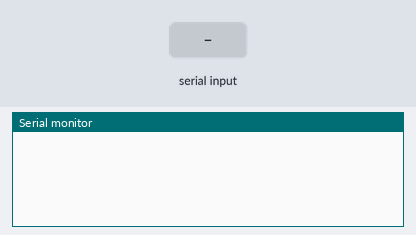
Recording of a sketch running on a simulated Arduino Uno, built with avr-gcc and run on an emulated ATmega328P. Shown: the last lines printed to the serial monitor. Inputs (shaded band) come from the test bench.

Above: at 1.2 s.
1.3 s: "1" received over Serial
At 2.1 s:
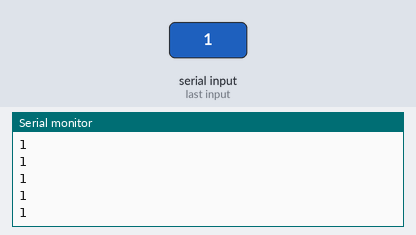
3.2 s: "0" received over Serial
At 4.1 s:
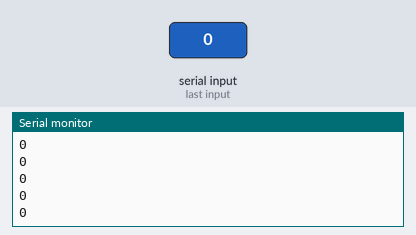
4.7 s: "2" received over Serial
At 5.6 s:
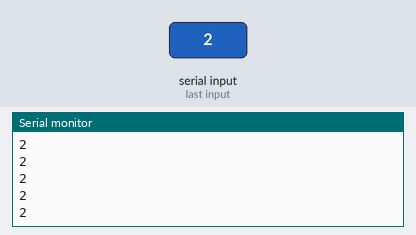
Timing chart, 0 to 7.7 s (numbered marks = the images above; inputs shaded):
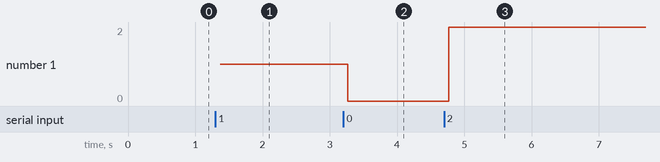

Measured:
- after the input at 1.3 s, the serial monitor: prints a new line after 0.07 s (image 1)
- after the input at 3.2 s, the serial monitor: prints a new line after 0.07 s (image 2)
- after the input at 4.7 s, the serial monitor: prints a new line after 0.07 s (image 3)
- plotted number 1: 1 → 0 after the input at 3.2 s, 0 → 2 after the input at 4.7 s

The sketch:

Blink_with_seiral_command.ino
```cpp
String str = "";
uint8_t byteFromSerial;
void setup() {
  Serial.begin(9600);


}

void loop() {

  if (Serial.available() > 0) {
    byteFromSerial = Serial.read();
    uint8_t buff[5] = {byteFromSerial};
    str = (char*)buff;
    Serial.println(str);
  }
  Serial.println(str);

}
```
